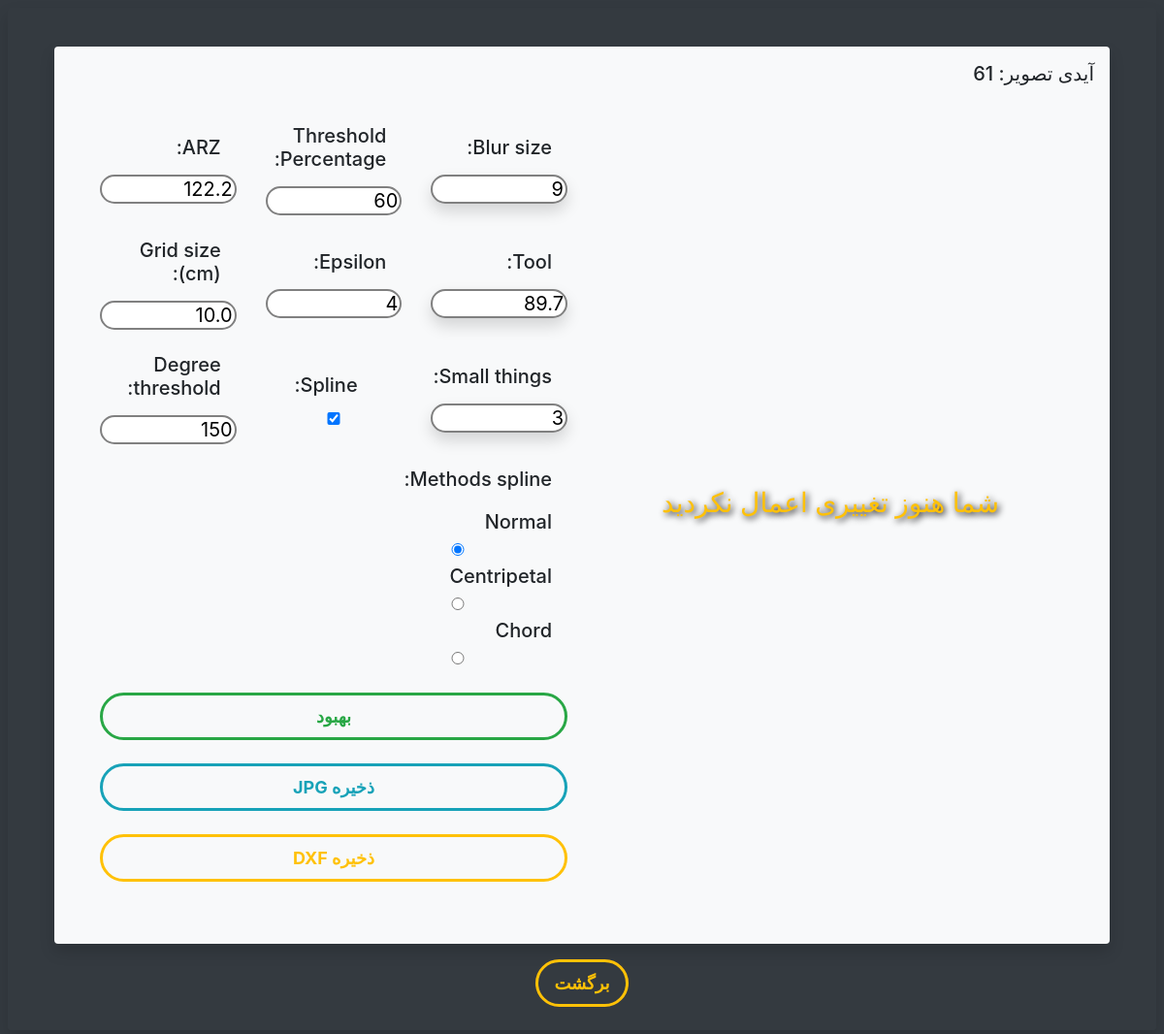
The page /optimize/61/ (signed in) on the database its author committed.
### WorkingImage/models.py (models this page shows)
class Image(models.Model):
    img = models.ImageField(upload_to="pictures", blank=True, null=False)
    owner = models.ForeignKey(User, on_delete=models.CASCADE, related_name='images')
    blur = models.IntegerField(null=False, default=9)
    threshold_percentage = models.IntegerField(null=False, default=60)
    arz = models.FloatField(null=False, default=122.2)
    tool = models.FloatField(null=False, default=89.7)
    epsilon = models.IntegerField(null=False, default=4)
    grid_size = models.FloatField(null=False, default=10.0)
    small_things = models.IntegerField(null=False, default=3)
    spline = models.BooleanField(null=False, default=True)
    degree_threshold = models.IntegerField(null=False, default=150)
    methods_spline_choices = (
        ('normal', 'Normal'),
        ('centripetal', 'Centripetal'),
        ('chord', 'Chord'),
    )
    methods_spline = models.CharField(null=False, choices=methods_spline_choices, default='normal', max_length=100)
    optimized_url = models.CharField(null=False, max_length=500, default="none")

### WorkingImage/views.py (the view)
# urls.py: path('optimize/<int:pk>/', Optimize, name='optimize'),
def Optimize(request, pk):
    model = Image
    image = Image.objects.get(id=pk)
    image_optimized_url = image.optimized_url
    not_optimized = True
    if image_optimized_url == "none":
        not_optimized = True
    else:
        not_optimized = False
    image_optimized_url_dxf = f'{image_optimized_url}.dxf'
    user = request.user
    available = False
    if image.owner == user:
        available = True
    methods_spline_normal = False
    methods_spline_medium = False
    methods_spline_high = False
    if image.methods_spline == "normal":
        methods_spline_normal = True
        methods_spline_medium = False
        methods_spline_high = False
    elif image.methods_spline == "centripetal":
        methods_spline_normal = False
        methods_spline_medium = True
        methods_spline_high = False
    else:
        methods_spline_normal = False
        methods_spline_medium = False
        methods_spline_high = True
    context = {
        'image' : image,
        'image_optimized_url' : f'../../{image_optimized_url}',
        'image_optimized_url_dxf' : f'../../{image_optimized_url_dxf}',
        'not_optimized': not_optimized,
        'blur' : image.blur,
        'threshold_percentage' : image.threshold_percentage,
        'arz' : image.arz,
        'tool' : image.tool,
        'epsilon' : image.epsilon,
        'grid_size' : image.grid_size,
        'small_things' : image.small_things,
        'spline' : image.spline,
        'degree_threshold' : image.degree_threshold,
        'methods_spline_normal' : methods_spline_normal,
        'methods_spline_medium' : methods_spline_medium,
        'methods_spline_high' : methods_spline_high,
        'available' : available,
    }
    return render(request, 'optimize.html', context)

### WorkingImage/templates/optimize.html (shortened to what this page needs)
<!DOCTYPE html>
{% load crispy_forms_tags %}
<html lang="en" dir="rtl">
<head>
    <link rel="stylesheet" href="https://cdn.jsdelivr.net/npm/bootstrap@4.1.3/dist/css/bootstrap.min.css">
</head>
<body class="bg-dark text-center">
    <div id="intro" class="m-2 py-4 px-5 shadow rounded">
        {% if user.is_authenticated %}
        {% if available%}
        <div class="bg-light p-3 my-3 rounded shadow">
            <h5 class="text-right">آیدی تصویر: {{ image.pk }}</h5>
            <div class="m-3 text-center row">
                <div class="p-3 col-12 col-md-6">
                    {%if not_optimized %}
                    <p class="py-4 text-warning textshadow2 h3">شما هنوز تغییری اعمال نکردید</p>
                    {%else%}
                    <img class="shadow" src="{{image_optimized_url}}">
                    {%endif%}
                </div>
                <div class="text-right font-bold tepxtshadow2 h5 col-12 col-md-6">
                    <form action="{% url 'optimizing' pk=image.pk%}" method ="POST">
                        <div class="row my-2">
                            <div class="col-12 col-md-4">
                                <label class="mr-3 my-3">Blur size:</label>
                                <input class="d-block shadow" type="number" min="-500" max="500" name="blur" value="{{blur}}">
                            </div>
                            <div class="col-12 col-md-4">
                                <label class="mr-3 my-3">Threshold Percentage:</label>
                                <input class="d-block" type="number" min="-500" max="500" name="threshold_percentage" value="{{threshold_percentage}}">
                            </div>
                            <div class="col-12 col-md-4">
                                <label class="mr-3 my-3">ARZ:</label>
                                <input class="d-block" type="number" min="-500" max="500" name="arz" value="{{arz}}" step="0.1">
                            </div>
                        </div>
                        <div class="row my-2">
                            <div class="col-12 col-md-4">
                                <label class="mr-3 my-3">Tool:</label>
                                <input class="d-block shadow" type="number" min="-500" max="500" name="tool" value="{{tool}}" step="0.1">
                            </div>
                            <div class="col-12 col-md-4">
                                <label class="mr-3 my-3">Epsilon:</label>
                                <input class="d-block" type="number" min="-500" max="500" name="epsilon" value="{{epsilon}}">
                            </div>
                            <div class="col-12 col-md-4">
                                <label class="mr-3 my-3">Grid size (cm):</label>
                                <input class="d-block" type="number" min="-500" max="500" name="grid_size" value="{{grid_size}}" step="0.1">
                            </div>
                        </div>
                        <div class="row my-2">
                            <div class="col-12 col-md-4">
                                <label class="mr-3 my-3">Small things:</label>
                                <input class="d-block shadow" type="number" min="-500" max="500" name="small_things" value="{{small_things}}">
                            </div>
                            <div class="col-12 col-md-4 text-center">
                                <label class="mr-3 my-3">Spline:</label>
                                <input class="d-block" type="checkbox" name="spline" {% if spline %} checked {% endif %}>
                            </div>
                            <div class="col-12 col-md-4">
                                <label class="mr-3 my-3" for="blacks">Degree threshold:</label>
                                <input class="d-block" type="number" min="-500" max="500" name="degree_threshold" value="{{degree_threshold}}">
                            </div>
                        </div>
                        <div class="row my-2">
                            <div class="col-12 col-md-6">
                                <label class="mr-3 my-3">Methods spline:</label>
                                <label class="mr-3 my-1 d-block" for="normal">Normal</label>
                                <input class="d-inline p-5" type="radio" id="normal" name="methods_spline" value="Normal" {% if methods_spline_normal %} checked {% endif %}>
                                <label class="mr-3 my-1 d-block" for="centripetal">Centripetal</label>
                                <input class="d-inline p-5" type="radio" id="centripetal" name="methods_spline" value="Centripetal" {% if methods_spline_medium %} checked {% endif %}>
                                <label class="mr-3 my-1 d-block" for="chord">Chord</label>
                                <input class="d-inline p-5" type="radio" id="chord" name="methods_spline" value="Chord" {% if methods_spline_high %} checked {% endif %}>
                            </div>
                        </div>
                        <input class="d-block mt-4 py-2 btn btn-outline-success button1" type="submit" name="submit" value="بهبود">
                        <a class="d-block my-4 py-2 px-1 btn btn-outline-info button1" href="{{image_optimized_url}}">ذخیره JPG</a>
                        <a class="d-block my-4 py-2 px-1 btn btn-outline-warning button1" href="{{image_optimized_url_dxf}}">ذخیره DXF</a>
                    </form>
                </div>
            </div>
            </div>
        <div class="py-3 d-inline">
            <a class="px-3 py-2 btn btn-outline-warning button1" href="{% url 'panel' %}">برگشت</a>
        {%endif%}
        {% endif %}
    </div>
</body>
</html>

### WorkingImage/templates/optimize.html (style rules this page uses)
.textshadow2 { text-shadow: 2px 2px 7px black; }
.button1 { font-size: 18px; font-weight: bold; border-radius: 30px; border: 3px solid; }
#intro { background: #485563; background: -webkit-linear-gradient(to right, #343a40, #343a40); background: linear-gradient(to right, #343a40, #343a40); }
.row { align-items:center; }
input { border: 2px solid grey; border-radius: 20px; width: 100%; }

### rows shown on the page
Image: pk "61", arz "122.2", tool "89.7", grid_size "10.0"
